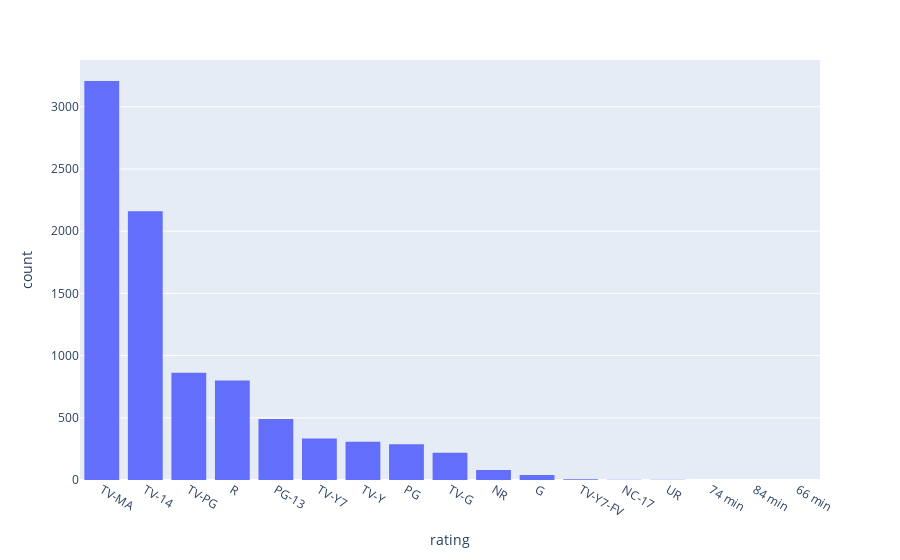

Source (notebook cell):
### Markdown cell above
## Rating Analysis

### Code cell
px.histogram(df,'rating').update_xaxes(categoryorder='total descending')

### Figure 1 — Plotly figure (JSON) as saved in the notebook; plotly's stock layout.template omitted (floating-point values rounded to 4 significant figures; data arrays with more than 128 entries replaced by an {"elided": "..."} marker saying what was removed)
{"data": [{"alignmentgroup": "True", "bingroup": "x", "hovertemplate": "rating=%{x}<br>count=%{y}<extra></extra>", "legendgroup": "", "marker": {"color": "#636efa", "pattern": {"shape": ""}}, "name": "", "offsetgroup": "", "orientation": "v", "showlegend": false, "type": "histogram", "x": {"elided": "8807 str values"}, "xaxis": "x", "yaxis": "y"}], "layout": {"barmode": "relative", "legend": {"tracegroupgap": 0}, "margin": {"t": 60}, "xaxis": {"anchor": "y", "categoryorder": "total descending", "domain": [0, 1], "title": {"text": "rating"}}, "yaxis": {"anchor": "x", "domain": [0, 1], "title": {"text": "count"}}}}
